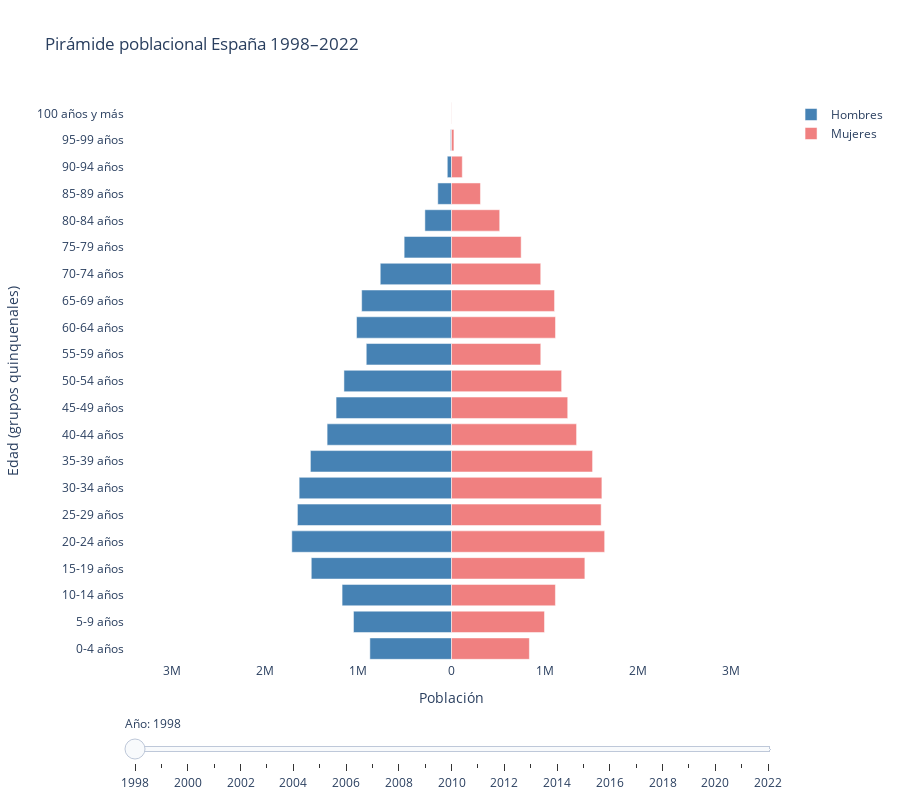

The cell this chart's notebook holds for it:
### Code cell
fig = go.Figure()

def edad_inicial(grupo):
    if isinstance(grupo, str):
        if grupo[0].isdigit():
            try:
                return int(grupo.split('-')[0])
            except ValueError:
                pass
        if "100" in grupo:
            return 100
    return None



for year in sorted(df3['Periodo'].unique()):
    data_year = df3[df3['Periodo'] == year].pivot_table(
        index='Edad (grupos quinquenales)',
        columns='Sexo',
        values='Total',
        aggfunc='sum'
    )

    data_year['edad_inicial'] = data_year.index.map(edad_inicial)
    data_year = data_year.sort_values('edad_inicial').drop(columns='edad_inicial')

    
    fig.add_trace(go.Bar(
        y=data_year.index,
        x=-data_year['Hombres'],
        name='Hombres',
        orientation='h',
        marker_color='steelblue',
        visible=(year == 1998)))

    fig.add_trace(go.Bar(
        y=data_year.index,
        x=data_year['Mujeres'],
        name='Mujeres',
        orientation='h',
        marker_color='lightcoral',
        visible=(year == 1998)))

steps = []
years = sorted(df3['Periodo'].unique())

for i, year in enumerate(years):
    step = dict(
        method="update",
        args=[{"visible": [False] * len(fig.data)},
              {"title": f"Pirámide poblacional España {year}"}],
        label=str(year)
    )

    step["args"][0]["visible"][i*2:(i*2)+2] = [True, True]
    steps.append(step)

sliders = [dict(
    active=years.index(1998),
    currentvalue={"prefix": "Año: "},
    pad={"t": 50},
    steps=steps
)]

fig.update_layout(
    title="Pirámide poblacional España 1998–2022",
    xaxis=dict(title="Población", tickvals=[-3e6, -2e6, -1e6, 0, 1e6, 2e6, 3e6],
               ticktext=['3M', '2M', '1M', '0', '1M', '2M', '3M'],
               range=[-3.5e6, 3.5e6]),
    yaxis=dict(title="Edad (grupos quinquenales)"),
    barmode='overlay',
    sliders=sliders,
    template='plotly_white',
    height=800
)

fig.show()
